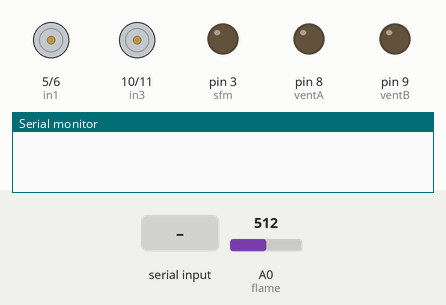
This sketch was run on a simulated Arduino Uno, built with avr-gcc and run on an emulated ATmega328P. On the bench: motor-driver pin pairs drawn as motors (green arrow = first pin HIGH = forward, orange = second pin HIGH = backward, longer = more drive), output pins drawn as LEDs (lit = HIGH), the last lines printed to the serial monitor. The inputs (shaded band) are chosen by the test bench; at power-on: A0 (flame) = 512.

Above: at 1.2 s.
1.3 s: "F" received over Serial
At 1.7 s:
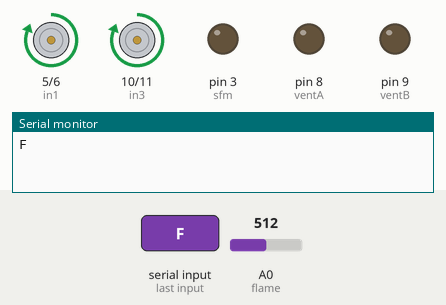
2.8 s: A0 (flame) set to 353
4.3 s: A0 (flame) set to 325
At 5.1 s:
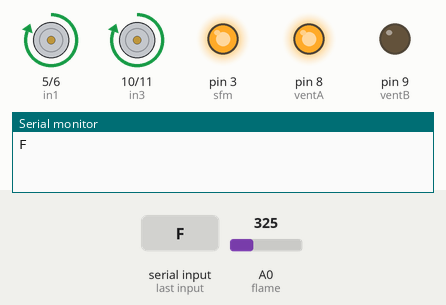
5.8 s: "G" received over Serial
At 6.3 s:
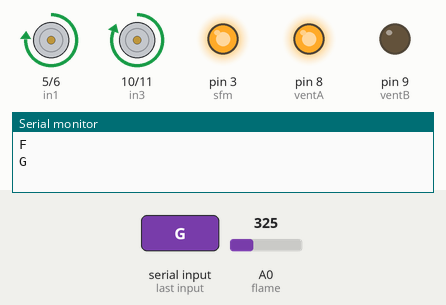
7.3 s: "J" received over Serial
At 8.5 s:
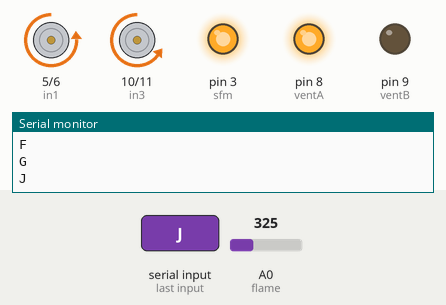
8.8 s: "L" received over Serial
At 9.8 s:
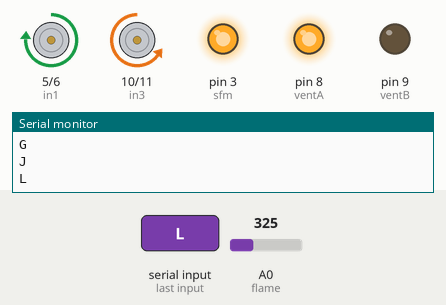
Timing chart, 0 to 11.3 s (numbered marks = the images above; inputs shaded):
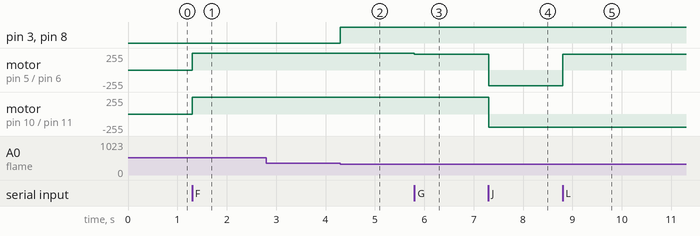

Measured:
- the behaviour switches between 342 and 341 on A0 (flame) (found by bisection; images 1 and 2)
- after the input at 1.3 s, motor on pin 5 (in1) / pin 6 (in2), motor on pin 10 (in3) / pin 11 (in4): stopped → forward 255/255 at once
- after the input at 2.8 s, every drawn part: stays the same
- after the input at 4.3 s, pin 3 (sfm), pin 8 (ventA): LOW → HIGH at once
- after the input at 5.8 s, motor on pin 5 (in1) / pin 6 (in2): forward 255/255 → forward 236/255 at once
- after the input at 7.3 s, motor on pin 5 (in1) / pin 6 (in2): forward 236/255 → backward 236/255 at once; motor on pin 10 (in3) / pin 11 (in4): forward 255/255 → backward 196/255 at once
- after the input at 8.8 s, motor on pin 5 (in1) / pin 6 (in2): backward 236/255 → forward 236/255 at once

The sketch:

car_with_sensor_and_lcd.ino
```cpp
#define in1 5
#define in2 6
#define in3 10
#define in4 11
int ventA=8;
int ventB=9;
const int sensorMin=0 , sensorMax=1024; //analogRead() this funcions return a value between 0 and 1023
const int sfm=3;
char state;
int x=0;
int pm=255;

//#include <Wire.h>
//#include <LiquidCrystal_I2C.h>

//LiquidCrystal_I2C lcd(0x27,20,4);
void setup() {
                      // initialize the lcd
//  lcd.init();
//  // Print a message to the LCD.
//  lcd.backlight();


  pinMode(in1, OUTPUT);
  pinMode(in2, OUTPUT);
  pinMode(in3, OUTPUT);
  pinMode(in4, OUTPUT);
  pinMode(sfm,OUTPUT);
  pinMode(ventA, OUTPUT);
  pinMode(ventB,OUTPUT);
  Serial.begin(9600);
  digitalWrite(ventA,LOW);
  digitalWrite(ventB,LOW);
  x=0;
}
void loop() {
  if (Serial.available() > 0) {
    state = Serial.read();
    Serial.println(state);
    Stop();
    switch (state) {
      case 'F':
        forward();
        break;
      case 'G':
        forwardleft();
        break;
      case 'I':
        forwardright();
        break;
      case 'J':
        backright();
        break;
      case 'H':
        backleft();
        break;
      case 'B':
        back();
        break;
      case 'L':
        left();
        break;
      case 'R':
        right();
        break;


//      case '1':
//        pm=0.1*pm;
//        break;
//      case '2':
//        pm=0.2*pm;
//        break;
//      case '3':
//        pm=0.3*pm;
//        break;
//      case '4':
//        pm=0.4*pm;
//        break;
//      case '5':
//        pm=0.5*pm;
//        break;
//      case '6':
//        pm=0.6*pm;
//        break;
//      case '7':
//        pm=0.7*pm;
//        break;
//      case '8':
//        pm=0.8*pm;
//        break;
//      case '9':
//        pm=0.9*pm;
//        break;
//      case 'q':
//        pm=1*pm;
//        break;

    }

  }
  int sensorReading = analogRead(A0);//flame sensor
  int range = map ( sensorReading , sensorMin , sensorMax , 0 , 3 );

  // range value :

  switch ( range ){
    case 0 :
//      lcd.clear();
//      lcd.setCursor(2,1);
//      lcd.print(" ** Close fire ** ");
//      lcd.setCursor(0,2);
//      lcd.print("We all are gonna die");
      digitalWrite(sfm,HIGH);//buzzer set to high
 //     digitalWrite(ventA,HIGH);
  //    digitalWrite(ventB,LOW);
      x=1;
      break;
    case 1 :
//      lcd.clear();
//      lcd.setCursor(0,1);
//      lcd.print(" ** Distant fire ** ");
//      lcd.setCursor(0,2);
//      lcd.print("   OWWW SHITTTT   ");
      digitalWrite(sfm,LOW);
      x=0;
      break;
    case 2 :
      digitalWrite(sfm,LOW);
//      lcd.clear();
//      lcd.setCursor(2,1);
//      lcd.print(" ** No fire ** ");
//      lcd.setCursor(2,2);
//      lcd.print("wassup nig**ria");
      x=0;
      break;

  }
  delay(1); // delay between reads
  if (x==1){
     digitalWrite(ventA,HIGH);
     digitalWrite(ventB,LOW);
     delay(1);
  }
  else{
     digitalWrite(ventA,LOW);
     digitalWrite(ventB,LOW);
     delay(1);
  }
  delay(1);
}

void forward() {
  analogWrite(in1, pm);//in2 low
  analogWrite(in3, pm);//in4 low
}
void forwardleft() {
  analogWrite(in1, 20*pm);
  analogWrite(in3, 60*pm);
}
void forwardright() {
  analogWrite(in1, 60*pm);
  analogWrite(in3, 20*pm);
}
void back() {
  analogWrite(in2, pm);
  analogWrite(in4, pm);
}
void backright() {
  analogWrite(in2, 20*pm);
  analogWrite(in4, 60*pm);
}
void backleft() {
  analogWrite(in2, 60*pm);
  analogWrite(in4, 20*pm);
}
void left() {
  analogWrite(in4, 60*pm);
  analogWrite(in1, 60*pm);
}
void right() {
  analogWrite(in3, 60*pm);
  analogWrite(in2, 60*pm);
}
void Stop() {
  analogWrite(in1, 0);
  analogWrite(in2, 0);
  analogWrite(in3, 0);
  analogWrite(in4, 0);
}
```
